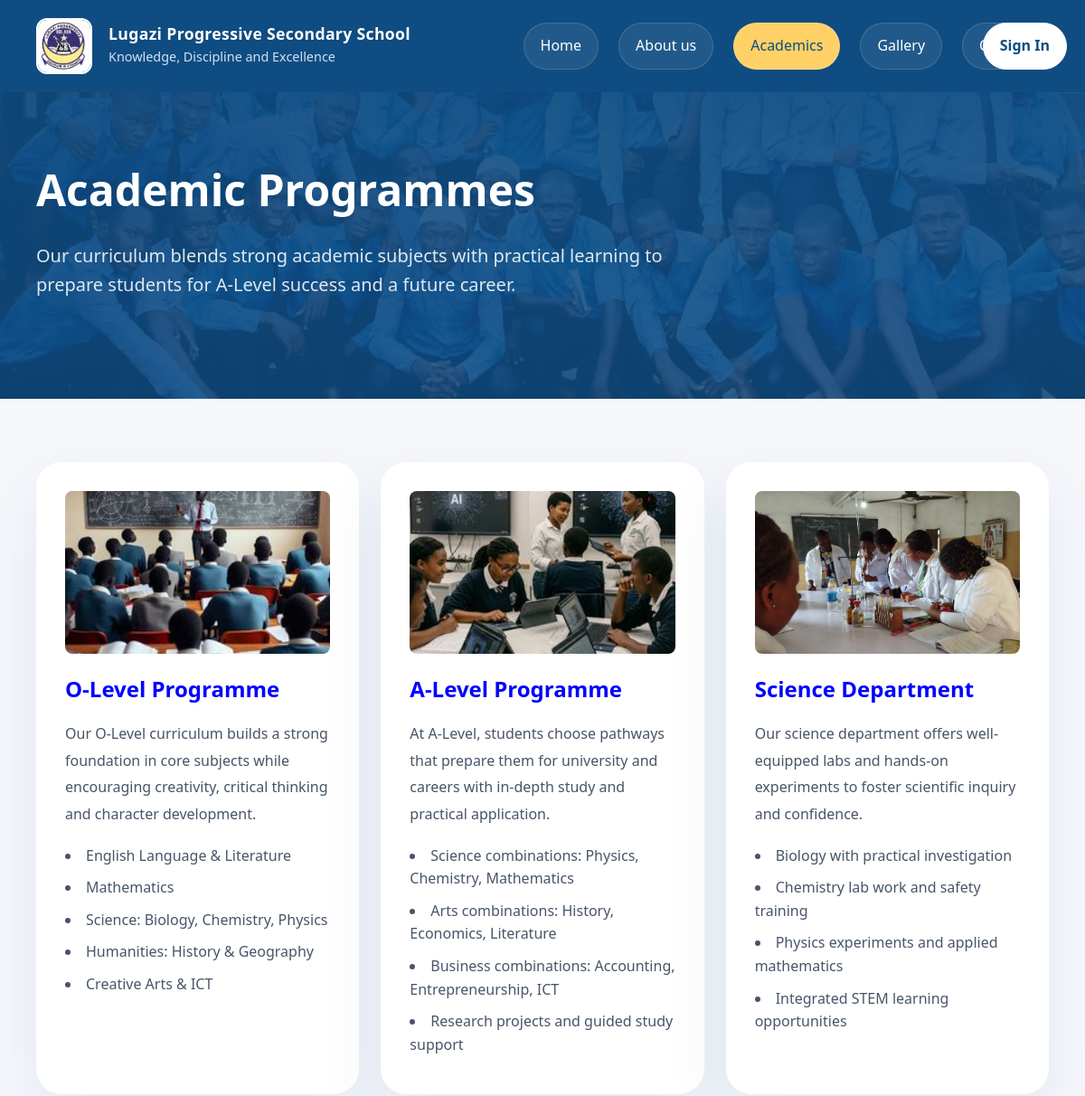
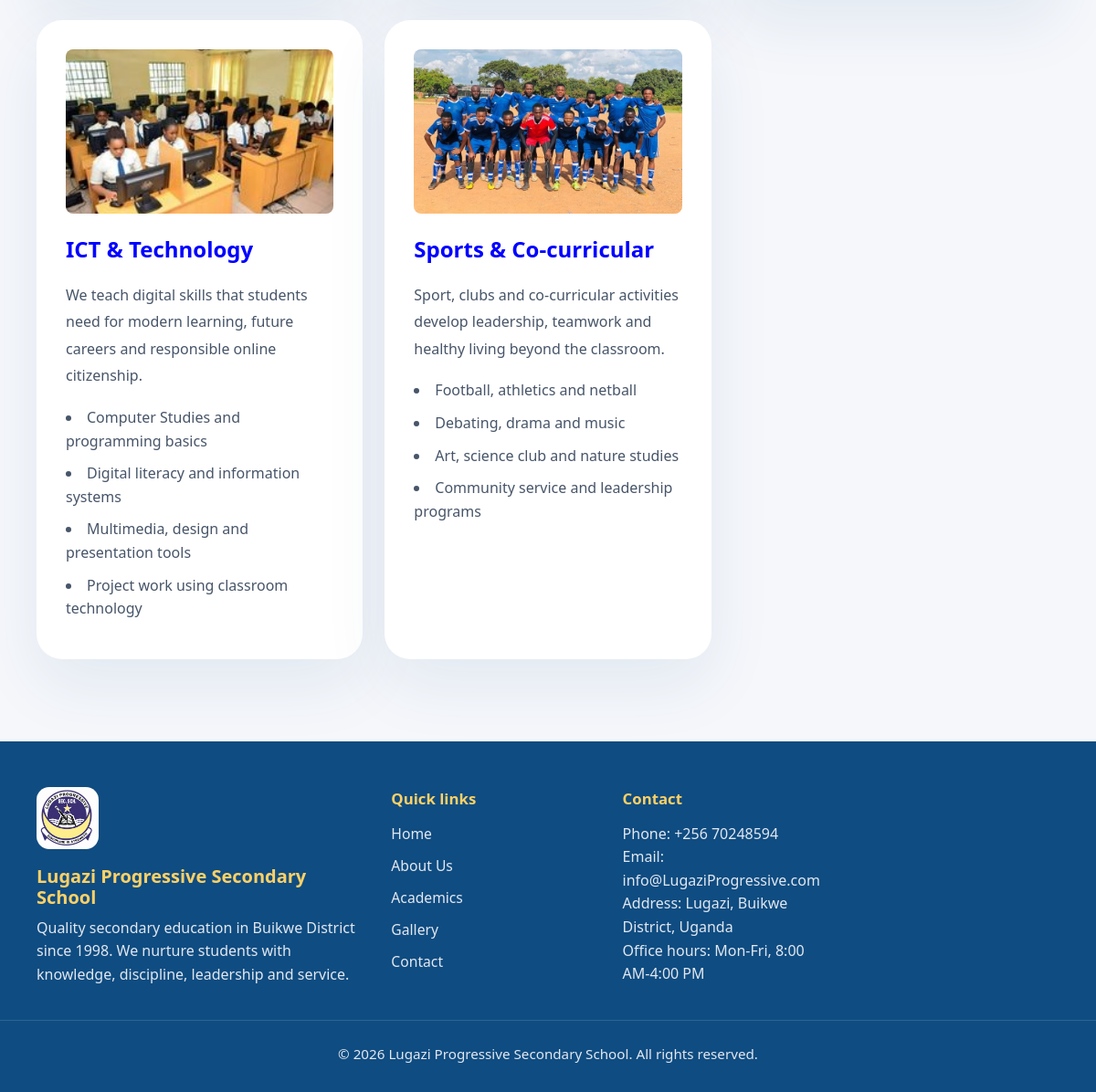
The page /pages/academics.php on the database its author committed (2 pictures, top to bottom).
### tables this page shows
CREATE TABLE IF NOT EXISTS page_content (
  id INT UNSIGNED AUTO_INCREMENT PRIMARY KEY,
  page_key VARCHAR(40) NOT NULL,
  block_key VARCHAR(80) NOT NULL,
  title VARCHAR(255) NOT NULL DEFAULT '',
  body TEXT NOT NULL,
  UNIQUE KEY page_block (page_key, block_key)
);

CREATE TABLE IF NOT EXISTS academic_courses (
  id INT UNSIGNED AUTO_INCREMENT PRIMARY KEY,
  title VARCHAR(180) NOT NULL,
  description TEXT NOT NULL,
  details TEXT NOT NULL,
  sort_order INT NOT NULL DEFAULT 0,
  UNIQUE KEY course_title (title)
);

### includes/database.php (called while the page is built)
<?php
function database(): PDO
{
    static $pdo;
    if ($pdo instanceof PDO) {
        return $pdo;
    }
    $config = require __DIR__ . '/../config/config.php';
    $database = $config['database'];
    $dsn = sprintf(
        'mysql:host=%s;port=%s;dbname=%s;charset=utf8mb4',
        $database['host'],
        $database['port'],
        $database['name']
    );
    $pdo = new PDO($dsn, $database['user'], $database['password'], [
        PDO::ATTR_ERRMODE => PDO::ERRMODE_EXCEPTION,
        PDO::ATTR_DEFAULT_FETCH_MODE => PDO::FETCH_ASSOC,
        PDO::ATTR_EMULATE_PREPARES => false,
    ]);
    return $pdo;
}

### includes/functions.php (called while the page is built, shortened)
<?php
function escape(?string $value): string
{
    return htmlspecialchars($value ?? '', ENT_QUOTES | ENT_SUBSTITUTE, 'UTF-8');
}
function page_content(string $page, string $key): array
{
    static $content;
    if ($content === null) {
        $content = [];
        foreach (database()->query('SELECT page_key, block_key, title, body FROM page_content') as $row) {
            $content[$row['page_key']][$row['block_key']] = $row;
        }
    }
    return $content[$page][$key] ?? ['title' => '', 'body' => ''];
}
function page_rows(string $table): array
{
    $tables = ['programs', 'admissions', 'staff_members', 'news_items', 'academic_courses', 'gallery_items'];
    $publishedOnly = in_array($table, ['news_items', 'gallery_items'], true) ? ' WHERE is_published = 1' : '';
    return database()->query("SELECT * FROM `$table`$publishedOnly ORDER BY sort_order, id")->fetchAll();
}

### pages/academics.php (the view, shortened to what this page needs)
<?php
$intro = page_content('academics', 'intro');
$courses = page_rows('academic_courses');
$courseImages = ['/assets/img/class.jpg', '/assets/img/research.jpg', '/assets/img/library.jpg', '/assets/img/Doctor.jpeg', '/assets/img/group.jpeg'];
require __DIR__ . '/../components/meta.php';
require __DIR__ . '/../components/header.php';
?>
<main>
  <section class="academics-hero">
    <div class="container">
      <div class="academics-intro">
        <h1><?= escape($intro['title']) ?></h1>
        <p><?= escape($intro['body']) ?></p>
      </div>
    </div>
  </section>
  <section class="course-sections">
    <div class="container">
      <?php foreach ($courses as $index => $course): ?>
        <article class="course-summary">
          <?php if (trim($course['title']) === 'Sports & Co-curricular'): ?>
            <img class="card-image" src="/assets/img/sports.jpg" alt="Sports and co-curricular activities">
          <?php elseif (trim($course['title']) === 'Science Department'): ?>
            <img class="card-image" src="/assets/img/lab.jpg" alt="Science laboratory">
          <?php elseif (trim($course['title']) === 'ICT & Technology'): ?>
            <img class="card-image" src="/assets/img/library.jpg" alt="ICT and technology facilities">
          <?php elseif (!in_array($index, [3, 4], true)): ?>
            <img class="card-image" src="<?= escape($courseImages[$index % count($courseImages)]) ?>" alt="<?= escape($course['title']) ?>">
          <?php endif; ?>
          <h2><?= escape($course['title']) ?></h2>
          <p><?= escape($course['description']) ?></p>
          <ul>
            <?php foreach (preg_split('/\R/', $course['details']) as $detail): ?>
              <?php if (trim($detail) !== ''): ?>
                <li><?= escape(trim($detail)) ?></li>
              <?php endif; ?>
            <?php endforeach; ?>
          </ul>
        </article>
      <?php endforeach; ?>
    </div>
  </section>
</main>
<?php require __DIR__ . '/../components/footer.php'; ?>
</body>
</html>

### assets/css/style.css (style rules this page uses)
* { margin: 0; padding: 0; box-sizing: border-box; }
html { scroll-behavior: smooth; }
body { font-family: 'Segoe UI', Tahoma, Geneva, Verdana, sans-serif; line-height: 1.6; color: #1f2937; background: #f5f7fb; }
img { max-width: 100%; display: block; }
.container { width: min(1120px, calc(100% - 40px)); margin: 0 auto; }
body { padding-top: 82px; }
.card-image { display: block; width: 100%; height: 180px; margin-bottom: 20px; border-radius: 8px; object-fit: cover; }
.about-hero, .academics-hero, .contact-page, .gallery-page { padding: 80px 0; }
.about-intro, .academics-intro, .contact-info, .gallery-header { max-width: 720px; margin-bottom: 40px; }
.about-intro h1, .academics-intro h1, .contact-info h1, .gallery-header h1 { font-size: 2.8rem; margin-bottom: 18px; }
.about-intro p, .academics-intro p, .contact-info p, .gallery-header p { color: #475569; font-size: 1rem; }
.academics-hero { background: linear-gradient(180deg, rgba(15, 76, 129, 0.92), rgba(15, 76, 129, 0.86)), url("../img/background .jpeg"); background-size: cover; background-position: center; color: #fff; padding: 90px 0 70px; }
.academics-hero .academics-intro h1 { font-size: clamp(2.5rem, 4vw, 3.6rem); }
.academics-hero .academics-intro p { max-width: 720px; color: rgba(241, 245, 249, 0.92); font-size: 20px; }
.course-sections { padding: 70px 0 90px; }
.course-sections .container { display: grid; gap: 24px; grid-template-columns: repeat(auto-fit, minmax(300px, 1fr)); }
.course-summary { background: #fff; border-radius: 28px; padding: 32px; box-shadow: 0 28px 70px rgba(15, 76, 129, 0.08); }
.course-summary h2 { margin-bottom: 16px; color: blue; }
.course-summary p { margin-bottom: 18px; color: #475569; line-height: 1.85; }
.course-summary ul { list-style: disc inside; color: #475569; margin-top: 12px; padding-left: 0; }
.course-summary ul li { margin-bottom: 10px; }

### rows shown on the page
page_content: title "Academic Programmes", body "Our curriculum blends strong academic subjects with practical learning to prepare students for A-Level success and a future career."
academic_courses: shows a picture, title "O-Level Programme", description "Our O-Level curriculum builds a strong foundation in core subjects while encouraging creativity, critical thinking and character development.", details "English Language & Literature", details "Mathematics", details "Science: Biology, Chemistry, Physics", details "Humanities: History & Geography", details "Creative Arts & ICT"
academic_courses: shows a picture, title "A-Level Programme", description "At A-Level, students choose pathways that prepare them for university and careers with in-depth study and practical application.", details "Science combinations: Physics, Chemistry, Mathematics", details "Arts combinations: History, Economics, Literature", details "Business combinations: Accounting, Entrepreneurship, ICT", details "Research projects and guided study support"
academic_courses: title "Science Department", description "Our science department offers well-equipped labs and hands-on experiments to foster scientific inquiry and confidence.", details "Biology with practical investigation", details "Chemistry lab work and safety training", details "Physics experiments and applied mathematics", details "Integrated STEM learning opportunities"
academic_courses: title "ICT & Technology", description "We teach digital skills that students need for modern learning, future careers and responsible online citizenship.", details "Computer Studies and programming basics", details "Digital literacy and information systems", details "Multimedia, design and presentation tools", details "Project work using classroom technology"
academic_courses: title "Sports & Co-curricular", description "Sport, clubs and co-curricular activities develop leadership, teamwork and healthy living beyond the classroom.", details "Football, athletics and netball", details "Debating, drama and music", details "Art, science club and nature studies", details "Community service and leadership programs"

### other values the page prints
$siteSettings['school_name'] "Lugazi Progressive Secondary School"
$siteSettings['school_slogan'] "Knowledge, Discipline and Excellence"
setting('school_name') "Lugazi Progressive Secondary School"
setting('school_description') "Quality secondary education in Buikwe District since 1998. We nurture students with knowledge, discipline, leadership and service."
setting('phone') "+256 70248594"
setting('email') "info@LugaziProgressive.com"
setting('address') "Lugazi, Buikwe District, Uganda"
setting('office_hours') "Mon-Fri, 8:00 AM-4:00 PM"
